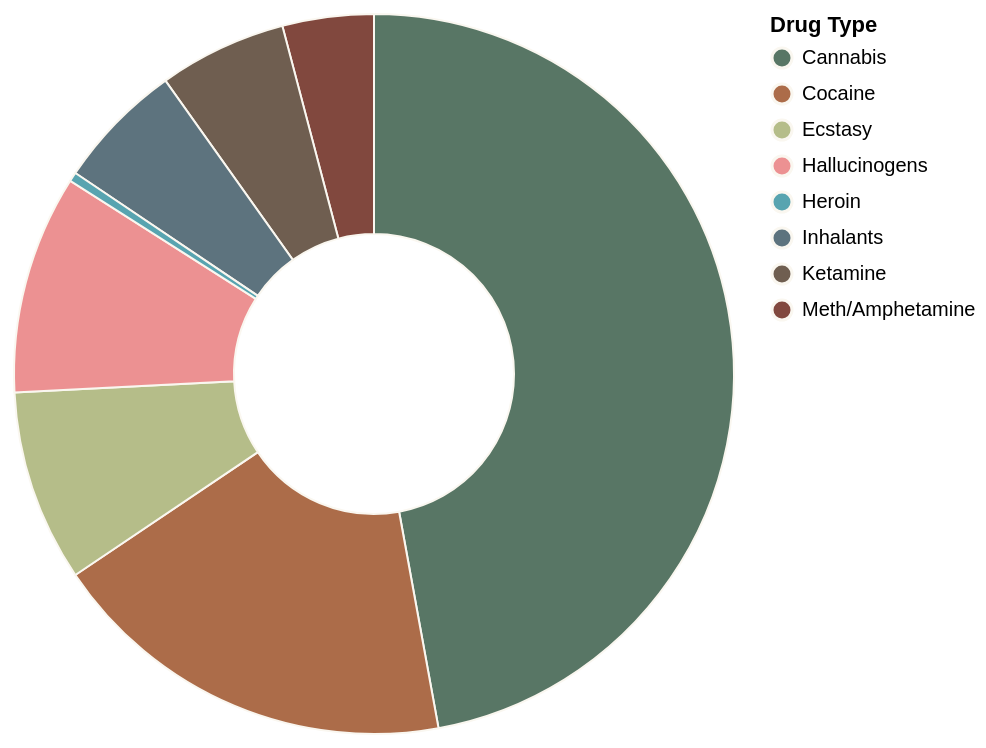

Vega-Lite specification for this chart:
### Vega-Lite specification from a JSON file in a GitHub repository (floating-point values rounded to 4 significant figures)
{"$schema": "https://vega.github.io/schema/vega-lite/v5.json", "description": "Drug prevalence donut chart (interactive version)", "width": 360, "height": 360, "data": {"values": [{"drug": "Cannabis", "value": 11.5}, {"drug": "Cocaine", "value": 4.5}, {"drug": "Ecstasy", "value": 2.1}, {"drug": "Hallucinogens", "value": 2.4}, {"drug": "Meth/Amphetamine", "value": 1.0}, {"drug": "Ketamine", "value": 1.4}, {"drug": "Inhalants", "value": 1.4}, {"drug": "Heroin", "value": 0.1}]}, "params": [{"name": "selection", "select": {"type": "point", "fields": ["drug"], "on": "click", "clear": "dblclick"}, "bind": "legend"}], "mark": {"type": "arc", "innerRadius": 70, "padAngle": 0, "stroke": "#FAF7F0", "strokeWidth": 1}, "encoding": {"theta": {"field": "value", "type": "quantitative"}, "color": {"field": "drug", "type": "nominal", "scale": {"range": ["#587665", "#AC6C49", "#B5BD89", "#EC9192", "#58A4B0", "#5D737E", "#6F5E50", "#81483E"]}, "legend": {"orient": "right", "title": "Drug Type"}}, "opacity": {"condition": {"param": "selection", "value": 1}, "value": 0.3}, "tooltip": [{"field": "drug", "type": "nominal"}, {"field": "value", "type": "quantitative", "title": "Prevalence (%)"}]}}
